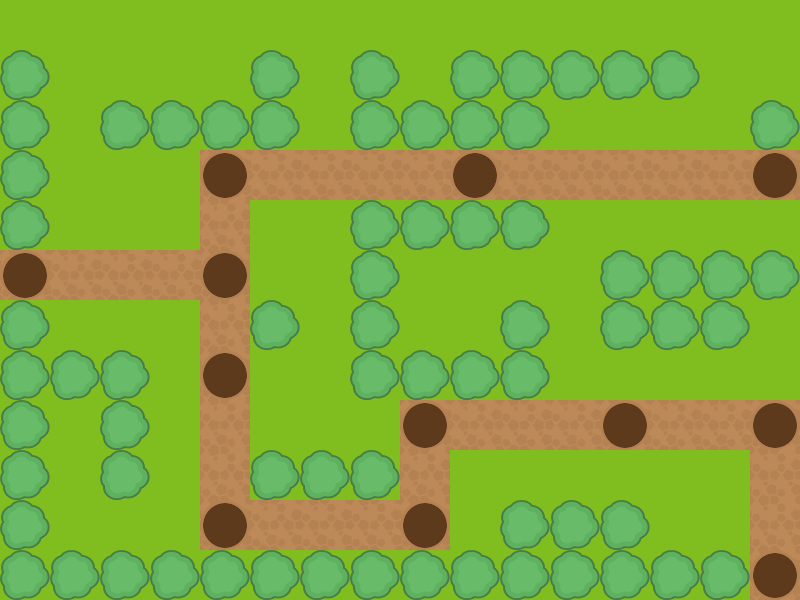

This is a level from a 2D game, rendered from its Tiled map with the project's own tilesets. A one-line summary and the complete map file follow:
An orthogonal 16x12 tile map with 50x50 px tiles, 3 tile layers (gramaCaminho, formigueiro, arvores).

<map version="1.0" tiledversion="1.0.3" orientation="orthogonal" renderorder="right-down" width="16" height="12" tilewidth="50" tileheight="50" nextobjectid="1">
 <tileset firstgid="1" source="recursos.tsx" />
 <layer name="gramaCaminho" width="16" height="12">
  <data encoding="csv">
2,2,2,2,2,2,2,2,2,2,2,2,2,2,2,2,
2,2,2,2,2,2,2,2,2,2,2,2,2,2,2,2,
2,2,2,2,2,2,2,2,2,2,2,2,2,2,2,2,
2,2,2,2,0,1,1,1,1,0,1,1,1,1,1,0,
2,2,2,2,1,2,2,2,2,2,2,2,2,2,2,2,
0,1,1,1,0,2,2,2,2,2,2,2,2,2,2,2,
2,2,2,2,1,2,2,2,2,2,2,2,2,2,2,2,
2,2,2,2,0,2,2,2,2,2,2,2,2,2,2,2,
2,2,2,2,1,2,2,2,0,1,1,1,0,1,1,0,
2,2,2,2,1,2,2,2,1,2,2,2,2,2,2,1,
2,2,2,2,0,1,1,1,0,2,2,2,2,2,2,1,
2,2,2,2,2,2,2,2,2,2,2,2,2,2,2,0
</data>
 </layer>
 <layer name="formigueiro" width="16" height="12">
  <data encoding="csv">
0,0,0,0,0,0,0,0,0,0,0,0,0,0,0,0,
0,0,0,0,0,0,0,0,0,0,0,0,0,0,0,0,
0,0,0,0,0,0,0,0,0,0,0,0,0,0,0,0,
0,0,0,0,5,0,0,0,0,5,0,0,0,0,0,5,
0,0,0,0,0,0,0,0,0,0,0,0,0,0,0,0,
5,0,0,0,5,0,0,0,0,0,0,0,0,0,0,0,
0,0,0,0,0,0,0,0,0,0,0,0,0,0,0,0,
0,0,0,0,5,0,0,0,0,0,0,0,0,0,0,0,
0,0,0,0,0,0,0,0,5,0,0,0,5,0,0,5,
0,0,0,0,0,0,0,0,0,0,0,0,0,0,0,0,
0,0,0,0,5,0,0,0,5,0,0,0,0,0,0,0,
0,0,0,0,0,0,0,0,0,0,0,0,0,0,0,5
</data>
 </layer>
 <layer name="arvores" width="16" height="12">
  <data encoding="csv">
0,0,0,0,0,0,0,0,0,0,0,0,0,0,0,0,
3,0,0,0,0,3,0,3,0,3,3,3,3,3,0,0,
3,0,3,3,3,3,0,3,3,3,3,0,0,0,0,3,
3,0,0,0,0,0,0,0,0,0,0,0,0,0,0,0,
3,0,0,0,0,0,0,3,3,3,3,0,0,0,0,0,
0,0,0,0,0,0,0,3,0,0,0,0,3,3,3,3,
3,0,0,0,0,3,0,3,0,0,3,0,3,3,3,0,
3,3,3,0,0,0,0,3,3,3,3,0,0,0,0,0,
3,0,3,0,0,0,0,0,0,0,0,0,0,0,0,0,
3,0,3,0,0,3,3,3,0,0,0,0,0,0,0,0,
3,0,0,0,0,0,0,0,0,0,3,3,3,0,0,0,
3,3,3,3,3,3,3,3,3,3,3,3,3,3,3,0
</data>
 </layer>
</map>
